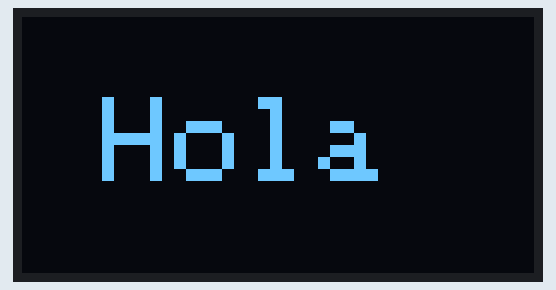
The sketch below on a simulated Arduino Uno, built with avr-gcc and run on an emulated ATmega328P. On the bench: 128×64 one-colour display. What the sketch prints to the serial monitor is not drawn.

Above: at 0.1 s.

The sketch:

test_oled.ino
```cpp
/**
 * test_oled.ino
 * Fase 1 — Prueba individual del display OLED SSD1306
 *
 * Hardware: SSD1306 en I2C (SDA=20, SCL=21)
 */

#include <Wire.h>
#include <Adafruit_GFX.h>
#include <Adafruit_SSD1306.h>

#define OLED_WIDTH   128
#define OLED_HEIGHT   64
#define OLED_ADDRESS 0x3C

Adafruit_SSD1306 display(OLED_WIDTH, OLED_HEIGHT, &Wire, -1);

void setup() {
  Serial.begin(115200);

  if (!display.begin(SSD1306_SWITCHCAPVCC, OLED_ADDRESS)) {
    while (1) delay(1);
  }

  display.clearDisplay();
  display.setTextSize(3);
  display.setTextColor(SSD1306_WHITE);
  display.setCursor(20, 20);
  display.print(F("Hola"));
  display.display();

  Serial.println(F("[OK] OLED muestra 'Hola' permanentemente."));
}

void loop() {

}
```
